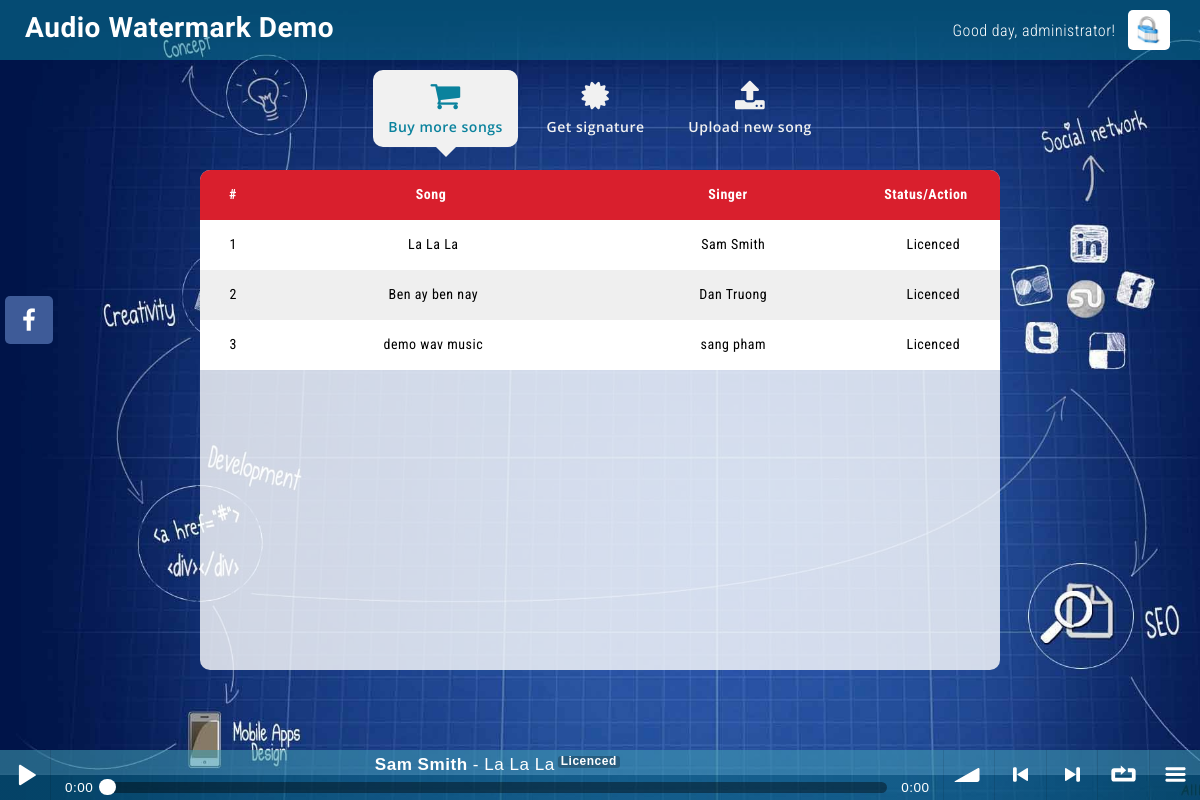
/ (signed in), run on the app's committed database.
### tables this page shows
CREATE TABLE `siteinfo` (
  `companyname` varchar(128) NOT NULL,
  `slogan` varchar(256) DEFAULT NULL,
  `seokeywords` varchar(128) DEFAULT NULL,
  `seodescription` varchar(256) DEFAULT NULL,
  `facebook` varchar(128) DEFAULT NULL,
  `logo` varchar(32) NOT NULL,
  `copyright` varchar(128) NOT NULL,
  `copyright_ln2` varchar(128) DEFAULT NULL
);

CREATE TABLE `multimedia` (
  `id` varchar(64) NOT NULL,
  `parentid` varchar(64) DEFAULT NULL,
  `song` varchar(256) DEFAULT NULL,
  `singer` varchar(128) DEFAULT NULL,
  `url` varchar(256) NOT NULL,
  `type` varchar(32) NOT NULL,
  `owner` varchar(32) NOT NULL
);

### index.php (the view, shortened to what this page needs)
<!DOCTYPE html>
<html>
	<?php
		include "connectdb.php";
		$qr = $conn->prepare("select siteinfo.companyname as companyname, siteinfo.slogan as slogan, siteinfo.seokeywords as seokeywords, siteinfo.seodescription as seodescription, siteinfo.facebook as facebook, multimedia.url as logo, siteinfo.copyright as copyright, siteinfo.copyright_ln2 as copyright_ln2 from siteinfo, multimedia where siteinfo.logo = multimedia.id limit 1;");
		$qr->execute();
		$rs_siteinfo = $qr->fetch();
		if (isset($_SESSION['user'])){
			$qr = $conn->prepare("select permission from user where id = '" . $_SESSION['user'] .  "';");
			$qr->execute();
			$rs_mypermission = $qr->fetch();
			$qr = $conn->prepare("select id, song, singer from multimedia where type = 'music' and owner = '" . $_SESSION['user'] .  "';");
			$qr->execute();
			$rs_myplaylist = $qr->fetchAll();
		}
		$qr = $conn->prepare("select id, song, singer from multimedia where type = 'music' and owner = 'administrator';");
		$qr->execute();
		$rs_allsongs = $qr->fetchAll();
	?>
	<head>
		<link rel="stylesheet" href="https://maxcdn.bootstrapcdn.com/bootstrap/3.3.7/css/bootstrap.min.css" />
		<link rel="stylesheet" href="https://cdnjs.cloudflare.com/ajax/libs/font-awesome/4.7.0/css/font-awesome.min.css" />
		<link rel="stylesheet" href="animate.css" />
		<link rel="stylesheet" href="soundmanager2/css/bar-ui.css">
		<link rel="stylesheet" href="style.css" />
	</head>
	<body>
		<section class="navbar">
		    <div class="container">
				<div class="navbar-header">
					<a class="navbar-brand navbar-brand-image" href="/audio" title="<?php echo ($rs_siteinfo['companyname']); ?>"><?php echo ($rs_siteinfo['companyname']); ?></a>
				</div>
				<?php
					if (isset($_SESSION['user'])){
						echo "<a id=\"goto-login\" href=\"logout.php\" title=\"Sign out\"><img src=\"picture/goto-login.png\"/></a>";
						echo "<p id=\"username\">Good day, " . $_SESSION['user'] . "!</p>";
					}
					else{
						echo "<a id=\"goto-login\" href=\"login.php\" title=\"Sign in\"><img src=\"picture/goto-login.png\"/></a>";
					}
				?>
		    </div>
		</section>
		<section class="mainbar">
		    <div class="container">
		      	<ul class="nav mainbar-list wow fadeInDown" data-wow-duration="0.5s">
		        	<li id="buy-more-song" class="active">
		          		<a class="highlight" href="#buymoresong" title="Buy more songs">
		            		<i class="fa fa-shopping-cart"></i> Buy more songs
		          		</a>
		       		</li>
		       		<li id="get-signature">
		          		<a href="#getsignature" title="Get signature">
		            		<i class="fa fa-certificate"></i> Get signature
		          		</a>
		       		</li>
		       		<?php
		       			if (isset($rs_mypermission['permission'])){
		       				if ($rs_mypermission['permission'] == "admin"){
					       		echo "<li id=\"upload-new-song\">
					          		<a href=\"#uploadnewsong\" title=\"Upload new song\">
					            		<i class=\"fa fa-upload\"></i> Upload new song
					          		</a>
					       		</li>";
				       		}
		       			}
		       		?>
		      </ul>
		    </div>
		</section>
		<div class="mycontent">
			<table class="songstable">
				<thead>
					<tr>
						<th class="col-xs-1">#</th>
						<th class="col-xs-5">Song</th>
						<th class="col-xs-4">Singer</th>
						<th class="col-xs-2">Status/Action</th>
					</tr>
				</thead>
				<tbody class="songstable_scrollbar">
					<?php
						$i = 1;
						foreach ($rs_allsongs as $key => $value) {
							echo "<tr class=\"" . ($i % 2 ? "odd" : "even") . "\">
									<td class=\"col-xs-1\">" . $i . "</td>
									<td class=\"col-xs-5\">" . $value['song'] . "</td>
									<td class=\"col-xs-4\">" . $value['singer'] . "</td>
									<td class=\"col-xs-2\">";
							if (isset($_SESSION['user'])){
								$qr = $conn->prepare("select id from multimedia where type = 'music' and owner = '" . $_SESSION['user'] .  "' and parentid = '" . $value['id'] . "' limit 1;");
								$qr->execute();
								$rs_isLicenced = $qr->fetch();
								if ($rs_isLicenced['id'] == ""){
									echo "<button id=\"" . $value['id'] . "\" class=\"btn btn-danger btn-mini btnbuysong\"><i class=\"fa fa-shopping-cart\"></i></button>";
								}
								else{
									echo "Licenced";
								}
							}
							else{
								echo "Please login";
							}
							echo "	</td>
								</tr>";
							$i++;
						}
					?>
				</tbody>
			</table>
		</div>
		<div class="sm2-bar-ui full-width fixed">
 			<div class="bd sm2-main-controls">
				<div class="sm2-inline-gradient"></div>
  				<div class="sm2-inline-element sm2-button-element">
					<div class="sm2-button-bd">
						<a href="#play" class="sm2-inline-button sm2-icon-play-pause">Play / pause</a>
					</div>
  				</div>
  				<div class="sm2-inline-element sm2-inline-status">
					<div class="sm2-playlist">
						<div class="sm2-playlist-target">
						</div>
					</div>
					<div class="sm2-progress">
						<div class="sm2-row">
							<div class="sm2-inline-time">0:00</div>
							<div class="sm2-progress-bd">
								<div class="sm2-progress-track">
									<div class="sm2-progress-ball"><div class="icon-overlay"></div></div>
								</div>
							</div>
							<div class="sm2-inline-duration">0:00</div>
						</div>
					</div>
				</div>
				<div class="sm2-inline-element sm2-button-element sm2-volume">
					<div class="sm2-button-bd">
						<a href="#volume" class="sm2-inline-button sm2-volume-control">volume</a>
					</div>
				</div>
				<div class="sm2-inline-element sm2-button-element">
					<div class="sm2-button-bd">
						<a href="#prev" title="Previous" class="sm2-inline-button sm2-icon-previous">&lt; previous</a>
					</div>
				</div>
				<div class="sm2-inline-element sm2-button-element">
					<div class="sm2-button-bd">
						<a href="#next" title="Next" class="sm2-inline-button sm2-icon-next">&gt; next</a>
					</div>
				</div>
				<div class="sm2-inline-element sm2-button-element">
					<div class="sm2-button-bd">
						<a href="#repeat" title="Repeat playlist" class="sm2-inline-button sm2-icon-repeat">&infin; repeat</a>
					</div>
				</div>
				<div class="sm2-inline-element sm2-button-element sm2-menu">
					<div class="sm2-button-bd">
						<a href="#menu" class="sm2-inline-button sm2-icon-menu">menu</a>
					</div>
				</div>
			</div>
			<div class="bd sm2-playlist-drawer sm2-element">
  				<div class="sm2-playlist-wrapper">
	    			<ul class="sm2-playlist-bd">
	    				<?php
	    					if (isset($_SESSION['user'])){
		    					foreach ($rs_myplaylist as $key => $value){
					 				echo "<li>
											<div class=\"sm2-row\">
												<div class=\"sm2-col sm2-wide\">
													<a href=\"http://docs.google.com/uc?export=open&id=" . $value['id'] . "&type=.wav\"><b>" . $value['singer'] . "</b> - " . $value['song'] . "<span class=\"label\">Licenced</span></a>
												</div>
												<div class=\"sm2-col\">
													<a href=\"http://docs.google.com/uc?export=open&id=" . $value['id'] . "\" target=\"_blank\" title=\"Download this song\" class=\"sm2-icon sm2-music sm2-exclude\">Download this song</a>
												</div>
											</div>
										</li>";
				 				}
			 				}
						?>
    				</ul>
  				</div>
 			</div>
		</div>
	  	<div class="social-bar">
		    <a target="_blank" href="<?php echo ($rs_siteinfo['facebook']); ?>" title="Visit my Facebook" class="social-bar-facebook"><i class="fa fa-facebook"></i></a>
	  	</div>
	</body>
</html>

### style.css (style rules this page uses)
html, body { height: 100%; font-family: 'Roboto Condensed', sans-serif; font-size:14px; color: #333; letter-spacing: 0.5px; }
body { background: url("picture/bg-body.jpg") fixed no-repeat; background-size: cover; }
a { text-decoration: none; }
p { margin: 0px; }
.navbar { position: fixed; z-index: 1001; top: 0px; left: 0px; margin: 0px; width: 100%; height: 60px; min-height: 60px; background: rgba(10, 130, 157, 0.5); background-size: cover; background-repeat: none; border-radius: 0px; border: none; }
.navbar .container { height: 100%; }
.navbar-header { float: left; height: 100%; margin: 0px; padding: 0px; }
.navbar-brand { height: 100%; margin: 0px; margin-top: 18px; padding: 0px; padding-left: 10px; font-family: 'Oregano', cursive; font-size: 28px; font-weight: 600; color: #fff; white-space: nowrap; }
#username { float: right; margin-right: 12px; margin-top: 20px; font-size: 16px; font-weight: 300; color: #fff; cursor: default; }
#goto-login { float: right; margin: 0px; margin-top: 10px; padding: 5px; background-color: #FFF; border-radius: 5px; overflow: hidden; }
#goto-login img { height: 30px; margin: 0px; margin-right: 2.5px; }
.mainbar { position: fixed; top: 60px; left: 0px; margin: 0px; padding: 0px; width: 100%; height: auto; text-align: center; }
.mainbar-list { padding: 10px; padding-bottom: 20px; }
.mainbar-list li { height: 100%; min-width: 100px; margin: 0px 5px; display: inline-block; }
.mainbar-list li a { display: block; font-family: 'Open Sans', Verdana, Helvetica, sans-serif; font-weight: 600; transition: all 0.1s ease; -webkit-transition: all 0.1s ease; -moz-transition: all 0.1s ease; -o-transition: all 0.1s ease; }
.mainbar-list li:not(.active) a { color: #f1f1f1; }
.mainbar-list li.active a { background-color: #f1f1f1; border-radius: 10px; color: #0a829d; }
.mainbar-list li.active a:after { position: absolute; top: 100%; left: 50%; margin-left: -10px; border-left: 10px solid transparent; border-right: 10px solid transparent; border-top: 10px solid transparent; border-top-color: #f1f1f1; content: ''; display: inline-block; }
.mainbar-list a i { display: block; margin-bottom: 5px; font-size: 32px; }
.highlight { -webkit-animation: colorchange 10s infinite alternate; }
.mycontent { position: fixed; z-index: 1001; top: 170px; left: 50%; transform: translateX(-50%) !important; width: 800px; height: 500px; background-color: rgba(255, 255, 255, 0.8); border-radius: 10px; overflow: hidden; }
.songstable { width: 100%; }
.songstable thead { width: 100%; }
.songstable tbody { width: 100%; height: 500px; overflow-y: scroll; }
.songstable thead tr { width: 99%; }
.songstable tr { width: 100%; }
.songstable thead, .songstable tbody, .songstable tr, .songstable td, .songstable th { display: inline-block; }
.songstable thead { background: #d91f2d; color: #fff; }
.songstable tbody td, .songstable thead > tr> th { float: left; border-bottom-width: 0; }
.songstable>tbody>tr>td, .songstable>tbody>tr>th, .songstable>tfoot>tr>td, .songstable>tfoot>tr>th, .songstable>thead>tr>td, .songstable>thead>tr>th { padding: 8px; height: 50px; text-align: center; line-height: 32px; }
.odd { background: #fff; color: #000; }
.even { background: #efefef; color: #000; }
.sm2-bar-ui { z-index: 1002 !important; font-size: 18px; }
.sm2-bar-ui .sm2-main-controls, .sm2-bar-ui .sm2-playlist-drawer { background-color: rgba(10, 130, 157, 0.5); }
.social-bar { position: fixed; z-index: 1002; left: 5px; top: 40%; transform: translateY(-50%); }
.social-bar a, .social-bar span { position: relative; width: 48px; height: 48px; margin-top: 5px; margin-bottom: 5px; padding: 0px; outline: none; border: none; border-radius: 5px; font-size: 24px; color: #fff; display: block; transition: all 0.1s ease; -webkit-transition: all 0.1s ease; -moz-transition: all 0.1s ease; -o-transition: all 0.1s ease; }
.social-bar a .fa, .social-bar span .fa { position: absolute; top: 50%; left: 50%; transform: translate(-50%, -50%) !important; }
.social-bar-facebook { background: #3e5b98; }

### data on the page
siteinfo: companyname "Audio Watermark Demo"
multimedia: song "La La La", singer "Sam Smith", shows "Licenced"
multimedia: song "Ben ay ben nay", singer "Dan Truong", shows "Licenced"
multimedia: song "demo wav music", singer "sang pham", shows "Licenced"

### other printed values
$_SESSION['user'] "administrator"
